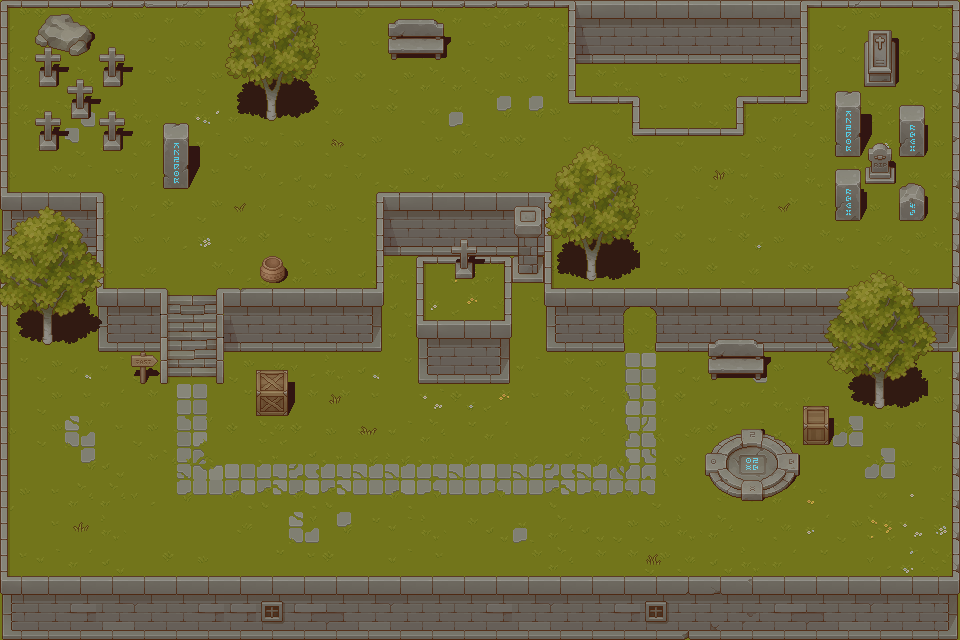

Rendered tile map (Tiled .tmx) drawn with the repository's tilesets; below, a short description and the map source with its tile grids summarised:
An orthogonal 30x20 tile map with 32x32 px tiles, 5 tile layers (ground, walls, wall2, objects, ...), 8 tilesets and 35 objects (blocked).

<map version="1.9" tiledversion="1.9.2" orientation="orthogonal" renderorder="right-down" width="30" height="20" tilewidth="32" tileheight="32" infinite="0" nextlayerid="13" nextobjectid="65">
 <tileset firstgid="1" name="grass" tilewidth="32" tileheight="32" tilecount="64" columns="8">
  <image source="Map/TX Tileset Grass.png" width="256" height="256" />
 </tileset>
 <tileset firstgid="65" name="struct" tilewidth="32" tileheight="32" tilecount="256" columns="16">
  <image source="Map/TX Struct.png" width="512" height="512" />
  <tile id="0">
   <objectgroup draworder="index" id="2">
    <object id="1" x="0" y="0" />
   </objectgroup>
  </tile>
  <tile id="17">
   <objectgroup draworder="index" id="3">
    <object id="2" x="0" y="0.0272877" width="7.99286" height="31.9442" />
   </objectgroup>
  </tile>
  <tile id="18">
   <objectgroup draworder="index" id="2">
    <object id="1" x="24.0602" y="0.0815598" width="8.15598" height="32.053" />
   </objectgroup>
  </tile>
  <tile id="33">
   <objectgroup draworder="index" id="2">
    <object id="1" x="-0.0815598" y="0" width="8.23754" height="32.053" />
   </objectgroup>
  </tile>
  <tile id="34">
   <objectgroup draworder="index" id="2">
    <object id="1" x="24.0602" y="-0.0815598" width="8.15598" height="32.053" />
   </objectgroup>
  </tile>
  <tile id="49">
   <objectgroup draworder="index" id="2">
    <object id="1" x="-0.244679" y="0.16312" width="8.97158" height="31.9715" />
   </objectgroup>
  </tile>
  <tile id="50">
   <objectgroup draworder="index" id="2">
    <object id="1" x="23.9786" y="0.16312" width="8.23754" height="32.1346" />
   </objectgroup>
  </tile>
  <tile id="87">
   <objectgroup draworder="index" id="2">
    <object id="1" name="blocked" x="0" y="0" width="8.10297" height="32" />
   </objectgroup>
  </tile>
 </tileset>
 <tileset firstgid="321" name="walls" tilewidth="32" tileheight="32" tilecount="256" columns="16">
  <image source="Map/TX Tileset Wall.png" width="512" height="512" />
  <tile id="17">
   <properties>
    <property name="blocked" value="top_left_corner" />
   </properties>
  </tile>
 </tileset>
 <tileset firstgid="577" name="TX Tileset Stone Ground" tilewidth="32" tileheight="32" tilecount="64" columns="8">
  <image source="Map/TX Tileset Stone Ground.png" width="256" height="256" />
 </tileset>
 <tileset firstgid="641" name="TX Props" tilewidth="32" tileheight="32" tilecount="256" columns="16">
  <image source="Map/TX Props.png" width="512" height="512" />
 </tileset>
 <tileset firstgid="897" name="TX Plant" tilewidth="32" tileheight="32" tilecount="256" columns="16">
  <image source="Map/TX Plant.png" width="512" height="512" />
 </tileset>
 <tileset firstgid="1153" name="TX Shadow" tilewidth="32" tileheight="32" tilecount="256" columns="16">
  <image source="Map/TX Shadow.png" width="512" height="512" />
 </tileset>
 <tileset firstgid="1409" name="TX Shadow Plant" tilewidth="32" tileheight="32" tilecount="256" columns="16">
  <image source="Map/TX Shadow Plant.png" width="512" height="512" />
 </tileset>
 <objectgroup id="9" name="Collisions" visible="0" offsetx="1.33333" offsety="0.666667">
  <object id="27" x="160.727" y="290" width="6.90909" height="93.2727" />
  <object id="28" x="98.7273" y="288.545" width="62.1818" height="63.2727" />
  <object id="29" x="216" y="289.636" width="8.18182" height="94.1818" />
  <object id="30" x="216.727" y="288.364" width="165.455" height="63.0909" />
  <object id="31" x="97" y="193.333" width="6.66667" height="100.667" />
  <object id="32" x="-0.333333" y="192.667" width="99.3333" height="63" />
  <object id="33" x="0" y="254.667" width="8.33333" height="321">
   <properties>
    <property name="blocked" value="" />
   </properties>
  </object>
  <object id="34" x="0.333333" y="-0.333333" width="7.33333" height="194.333" />
  <object id="36" x="568.667" y="8.33333" width="239" height="55.3333" />
  <object id="37" x="568" y="63.6667" width="8" height="39.6667" />
  <object id="38" x="574.667" y="96.6667" width="65.6667" height="7.33333" />
  <object id="39" x="632.333" y="105.667" width="8.33333" height="28.3333" />
  <object id="40" x="638.333" y="128" width="106" height="7.33333" />
  <object id="41" x="736.333" y="97" width="7.66667" height="32" />
  <object id="43" x="799.667" y="63.3333" width="9.33333" height="41" />
  <object id="44" x="737.667" y="97.3333" width="63.6667" height="7.66667" />
  <object id="45" x="954.362" y="81.3177" width="8.33333" height="548" />
  <object id="46" x="655.667" y="289.333" width="297" height="63" />
  <object id="47" x="544.788" y="289.333" width="79.1818" height="63" />
  <object id="48" x="623.667" y="289.333" width="34.3333" height="18" />
  <object id="49" x="544.455" y="192.515" width="7.15152" height="98.6364" />
  <object id="50" x="376.667" y="192.667" width="168.667" height="64" />
  <object id="51" x="376.667" y="257" width="8.33333" height="31.6667" />
  <object id="52" x="416.667" y="257.333" width="95" height="125.333" />
  <object id="53" x="707.667" y="353.333" width="60" height="28.6667" />
  <object id="54" x="869" y="389.333" width="21.3333" height="22.6667" />
  <object id="55" x="-0.333333" y="576" width="960.273" height="64" />
 </objectgroup>
 <layer id="1" name="ground" width="30" height="20">
  <data>[600 cells, 600 non-empty, 53 distinct tile ids]</data>
 </layer>
 <layer id="3" name="walls" width="30" height="20">
  <data>[600 cells, 297 non-empty, 94 distinct tile ids]</data>
 </layer>
 <layer id="7" name="wall2" width="30" height="20">
  <data>[600 cells, 98 non-empty, 64 distinct tile ids]</data>
 </layer>
 <layer id="5" name="objects" width="30" height="20">
  <data>[600 cells, 142 non-empty, 86 distinct tile ids]</data>
 </layer>
 <layer id="6" name="lighting" width="30" height="20">
  <data>[600 cells, 23 non-empty, 14 distinct tile ids]</data>
 </layer>
</map>
